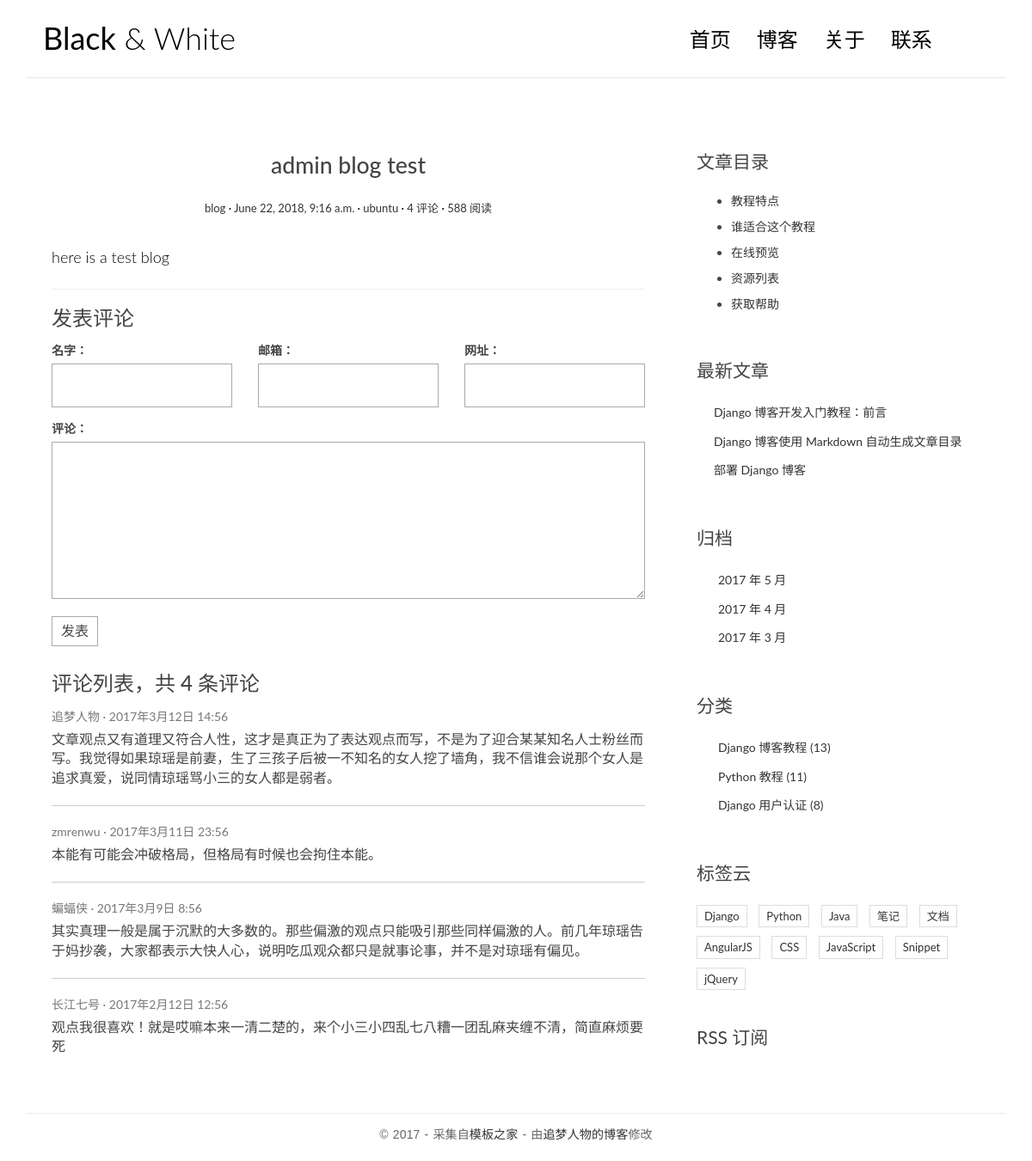
The app's page /post/2/ with its own data.
### blog/models.py (models this page shows, shortened)
class Post(models.Model):
    title = models.CharField(max_length=70)
    body = models.TextField()
    created_time = models.DateTimeField()
    modified_time = models.DateTimeField()
    excerpt = models.CharField(max_length=200, blank=True)
    category = models.ForeignKey(Category)
    tags = models.ManyToManyField(Tag, blank=True)
    author = models.ForeignKey(User)

class Category(models.Model):
    name = models.CharField(max_length=100)

### blog/views.py (the view)
# urls.py: url(r'^post/(?P<pk>[0-9]+)/$', views.detail, name='detail'),
def detail(request, pk):
    post = get_object_or_404(Post, pk=pk)
    return render(request, 'blog/detail.html', context={'post': post})

### templates/blog/detail.html
{% extends 'base.html' %}
{% block main %}
    <article class="post post-{{ post.pk }}">
        <header class="entry-header">
            <h1 class="entry-title">{{ post.title }}</h1>
            <div class="entry-meta">
                <span class="post-category"><a href="#">{{ post.category.name }}</a></span>
                <span class="post-date"><a href="#"><time class="entry-date"
                                                          datetime="{{ post.created_time }}">{{ post.created_time }}</time></a></span>
                <span class="post-author"><a href="#">{{ post.author }}</a></span>
                <span class="comments-link"><a href="#">4 评论</a></span>
                <span class="views-count"><a href="#">588 阅读</a></span>
            </div>
        </header>
        <div class="entry-content clearfix">
            {{ post.body }}
        </div>
    </article>
    <section class="comment-area" id="comment-area">
        <hr>
        <h3>发表评论</h3>
        <form action="#" method="post" class="comment-form">
            <div class="row">
                <div class="col-md-4">
                    <label for="id_name">名字：</label>
                    <input type="text" id="id_name" name="name" required>
                </div>
                <div class="col-md-4">
                    <label for="id_email">邮箱：</label>
                    <input type="email" id="id_email" name="email" required>
                </div>
                <div class="col-md-4">
                    <label for="id_url">网址：</label>
                    <input type="text" id="id_url" name="url">
                </div>
                <div class="col-md-12">
                    <label for="id_comment">评论：</label>
                    <textarea name="comment" id="id_comment" required></textarea>
                    <button type="submit" class="comment-btn">发表</button>
                </div>
            </div>
        </form>
        <div class="comment-list-panel">
            <h3>评论列表，共 <span>4</span> 条评论</h3>
            <ul class="comment-list list-unstyled">
                <li class="comment-item">
                    <span class="nickname">追梦人物</span>
                    <time class="submit-date" datetime="2012-11-09T23:15:57+00:00">2017年3月12日 14:56</time>
                    <div class="text">
                        文章观点又有道理又符合人性，这才是真正为了表达观点而写，不是为了迎合某某知名人士粉丝而写。我觉得如果琼瑶是前妻，生了三孩子后被一不知名的女人挖了墙角，我不信谁会说那个女人是追求真爱，说同情琼瑶骂小三的女人都是弱者。
                    </div>
                </li>
                <li class="comment-item">
                    <span class="nickname">zmrenwu</span>
                    <time class="submit-date" datetime="2012-11-09T23:15:57+00:00">2017年3月11日 23:56</time>
                    <div class="text">
                        本能有可能会冲破格局，但格局有时候也会拘住本能。
                    </div>
                </li>
                <li class="comment-item">
                    <span class="nickname">蝙蝠侠</span>
                    <time class="submit-date" datetime="2012-11-09T23:15:57+00:00">2017年3月9日 8:56</time>
                    <div class="text">
                        其实真理一般是属于沉默的大多数的。那些偏激的观点只能吸引那些同样偏激的人。前几年琼瑶告于妈抄袭，大家都表示大快人心，说明吃瓜观众都只是就事论事，并不是对琼瑶有偏见。
                    </div>
                </li>
                <li class="comment-item">
                    <span class="nickname">长江七号</span>
                    <time class="submit-date" datetime="2012-11-09T23:15:57+00:00">2017年2月12日 12:56</time>
                    <div class="text">
                        观点我很喜欢！就是哎嘛本来一清二楚的，来个小三小四乱七八糟一团乱麻夹缠不清，简直麻烦要死
                    </div>
                </li>
            </ul>
        </div>
    </section>
{% endblock main %}
{% block toc %}
    <div class="widget widget-content">
        <h3 class="widget-title">文章目录</h3>
        <ul>
            <li>
                <a href="#">教程特点</a>
            </li>
            <li>
                <a href="#">谁适合这个教程</a>
            </li>
            <li>
                <a href="#">在线预览</a>
            </li>
            <li>
                <a href="#">资源列表</a>
            </li>
            <li>
                <a href="#">获取帮助</a>
            </li>
        </ul>
    </div>
{% endblock toc %}

### blog/static/blog/css/custom.css (style rules this page uses)
* { outline: none; }
h1, h2, h3, h4, h5, h6 { margin-top: 0; }
a { color: #333; }
body { color: #444; font-family: 'Lato', sans-serif; }
.post { background: #fff; padding: 30px 30px 0; }
.entry-title { text-align: center; font-size: 1.9em; margin-bottom: 20px; line-height: 1.6; padding: 10px 20px 0; }
.entry-meta { text-align: center; color: #DDDDDD; font-size: 13px; margin-bottom: 30px; }
.entry-content { font-size: 18px; line-height: 1.9; font-weight: 300; color: #000; }
.post-category::after, .post-date::after, .post-author::after, .comments-link::after { content: ' ·'; color: #000; }
.widget { background: #fff; padding: 30px 0 0; }
.widget-title { font-size: 1.5em; margin-bottom: 20px; line-height: 1.6; padding: 10px 0 0; font-weight: 400; }
.widget-content ul li { margin-bottom: 10px; }
.contact-form input, .comment-form input { border: 1px solid #aaa; margin-bottom: 15px; width: 100%; padding: 15px 15px; font-size: 16px; line-height: 100%; transition: 0.4s border-color linear; }
.contact-form textarea, .comment-form textarea { border: 1px solid #aaa; margin-bottom: 15px; width: 100%; padding: 15px 15px; font-size: 16px; line-height: 20px !important; min-height: 183px; transition: 0.4s border-color linear; }
.comment-area { padding: 0 30px 0; }
.comment-form { margin-top: 15px; }
.comment-form .comment-btn { background-color: #fff; border: 1px solid #aaa; font-size: 16px; padding: 5px 10px; }
.comment-list-panel { margin-top: 30px; }
.comment-list { margin-top: 15px; }
.comment-item:not(:last-child) { border-bottom: 1px #ccc solid; margin-bottom: 20px; padding-bottom: 20px; }
.comment-item .nickname, .comment-item .submit-date { color: #777; font-size: 14px; }
.comment-item .nickname:after { content: ' ·'; }
.comment-item .text { padding-top: 5px; font-size: 16px; }

### records on screen
Post: title "admin blog test", category.name "blog", created_time "June 22, 2018, 9:16 a.m.", author "ubuntu", body "here is a test blog"
